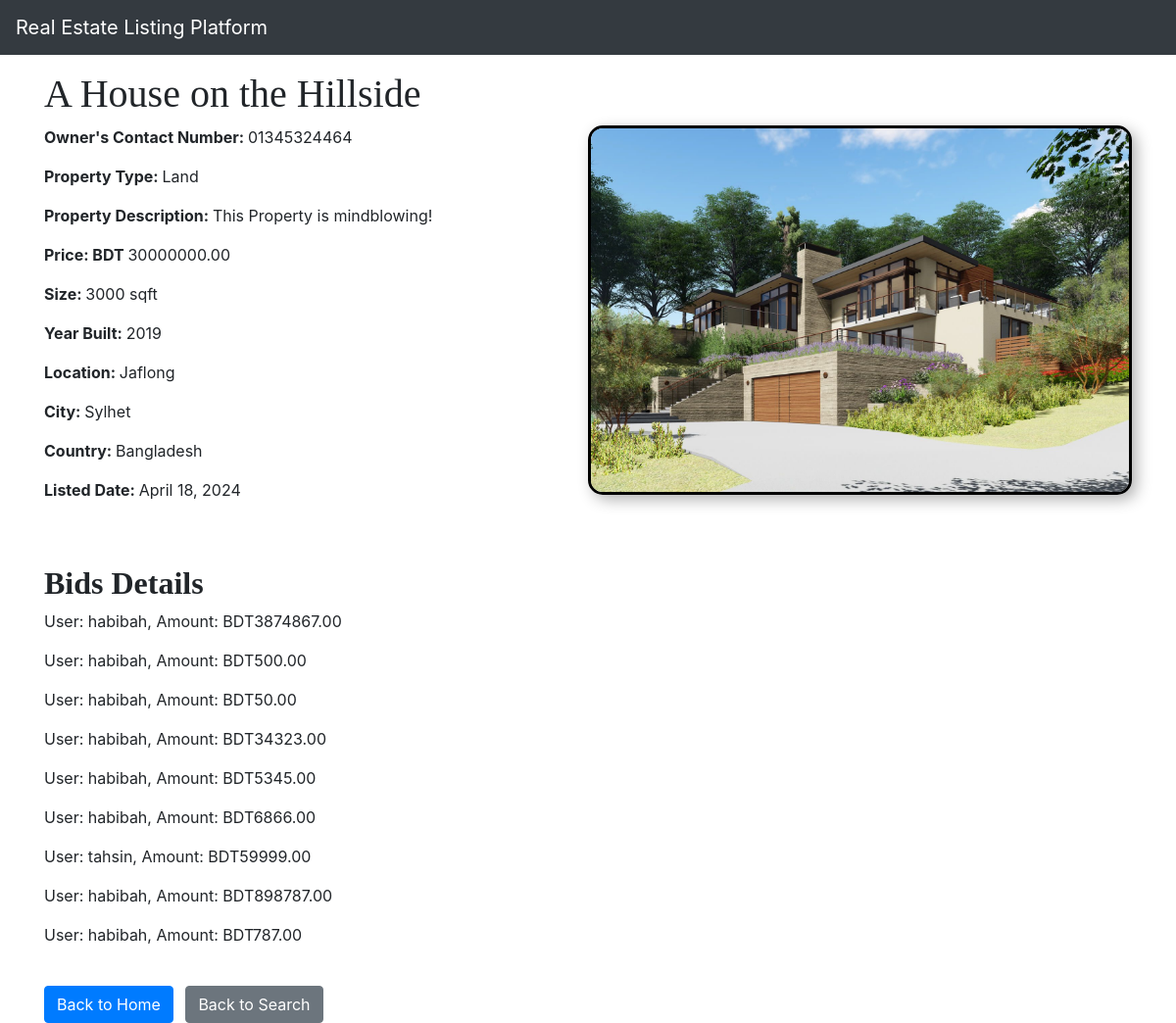
Screenshot of /details/9 with the database file from the repository.
### platforms/models.py (models this page shows, shortened)
class Platform(models.Model):
    property_type_choices = [
        ('Residential', 'Residential'),
        ('Commercial', 'Commercial'),
        ('Land', 'Land'),
        ('Industrial', 'Industrial'),
        ('Special Purpose', 'Special Purpose')
    ]
    owner_contact_number = models.CharField(max_length=15, blank=True, null=True)
    title = models.CharField(max_length=100)
    description = models.TextField(default="This Property is mindblowing!")
    property_type = models.CharField(max_length=20, choices=property_type_choices)
    price = models.DecimalField(max_digits=10, decimal_places=2)
    size_sqft = models.PositiveIntegerField()
    year_built = models.PositiveIntegerField()
    location = models.CharField(max_length=100)
    city = models.CharField(max_length=50)
    country = models.CharField(max_length=50)
    listed_date = models.DateField(auto_now_add=True)
    image = models.ImageField(default='houses.png', blank=True)

class Bid(models.Model):
    user = models.ForeignKey(User, on_delete=models.CASCADE)
    property = models.ForeignKey(Platform, on_delete=models.CASCADE, related_name='bids')
    amount = models.DecimalField(max_digits=10, decimal_places=2)
    bid_status = models.CharField(max_length=20, choices=[
        ('Pending', 'Pending'),
        ('Accepted', 'Accepted'),
        ('Rejected', 'Rejected')
    ], default='Pending')
    date_placed = models.DateTimeField(auto_now_add=True)

### mysite/views.py (the view)
# urls.py: path('details/<int:property_id>', views.details, name='details'),
def details(request, property_id):
    platform = get_object_or_404(Platform, pk=property_id)
    bids = platform.bids.all().select_related('user')
    return render(request, 'details.html', {
    "platform": platform,  'bids': bids,
  })

### templates/details.html (shortened to what this page needs)
<!DOCTYPE html>
<html lang="en">
<head>
    <link rel="stylesheet" href="https://cdn.jsdelivr.net/npm/bootstrap@4.3.1/dist/css/bootstrap.min.css">
      <link rel="stylesheet" href="https://stackpath.bootstrapcdn.com/bootstrap/4.3.1/css/bootstrap.min.css">
    <link rel="stylesheet" href="https://use.fontawesome.com/releases/v5.8.1/css/all.css">
</head>
<body>
   <nav class="navbar navbar-expand-md navbar-dark bg-dark fixed-top">
    <a class="navbar-brand" href="#">Real Estate Listing Platform</a>
</nav>
<br> <br>
    <div class="container mt-4">
        <h1 style = "font-family: 'Montserrat';" >{{ platform.title }}</h1>
        <img src="{{ platform.image.url }}" alt="Property Image" align= "right" class="bordered-image"  style="max-width: 50%; height: 50%;  border: 3px solid black;  border-radius: 15px; box-shadow: 5px 5px 15px rgba(0, 0, 0, 0.3); ">
         <p><strong>Owner's Contact Number: </strong> {{ platform.owner_contact_number }}</p>
        <p><strong>Property Type: </strong> {{ platform.property_type }}</p>
         <p><strong>Property Description: </strong> {{ platform.description }}</p>
        <p><strong>Price: BDT </strong> {{ platform.price }}</p>
        <p><strong>Size: </strong> {{ platform.size_sqft }} sqft</p>
        <p><strong>Year Built: </strong> {{ platform.year_built }}</p>
        <p><strong>Location: </strong> {{ platform.location }}</p>
        <p><strong>City: </strong> {{ platform.city }}</p>
        <p><strong>Country: </strong> {{ platform.country }}</p>
        <p><strong>Listed Date: </strong> {{ platform.listed_date }}</p>
        <br> <br>
        <h2 style = "font-family: 'Montserrat';"><b>Bids Details</b></h2>
    <div id="bids">
        {% for bid in bids %}
            <p>User: {{ bid.user.username }}, Amount: BDT{{ bid.amount }}</p>
        {% endfor %}
    </div>
        <br>
            <a href="{% url 'home' %}" class="btn btn-primary">Back to Home</a>
            <a href="{% url 'search' %}" class="btn btn-secondary ml-2">Back to Search</a>
    </div>
</body>
</html>

### rows the page displays
Platform: title "A House on the Hillside", image (picture), owner_contact_number "01345324464", property_type "Land", description "This Property is mindblowing!", price "30000000.00", size_sqft "3000", year_built "2019", location "Jaflong", city "Sylhet", country "Bangladesh", listed_date "April 18, 2024"
Bid: user.username "habibah", amount "3874867.00"
Bid: user.username "habibah", amount "500.00"
Bid: user.username "habibah", amount "50.00"
Bid: user.username "habibah", amount "34323.00"
Bid: user.username "habibah", amount "5345.00"
Bid: user.username "habibah", amount "6866.00"
Bid: user.username "tahsin", amount "59999.00"
Bid: user.username "habibah", amount "898787.00"
Bid: user.username "habibah", amount "787.00"
